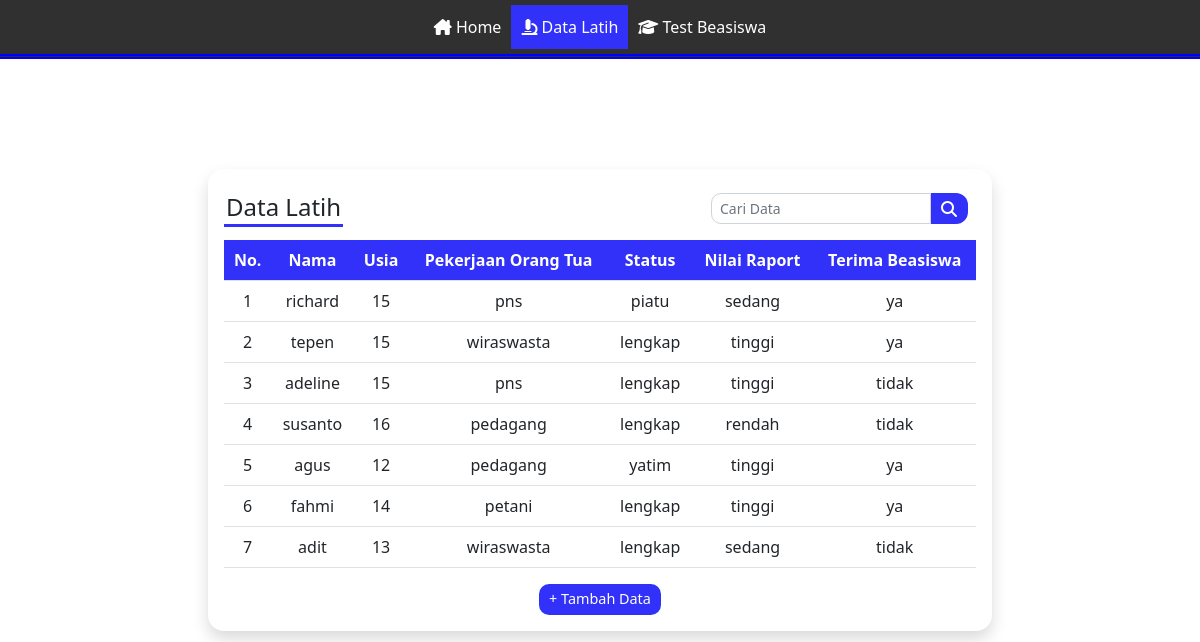
Screenshot of /data_train.php with the database file from the repository.
### tables this page shows
CREATE TABLE `penerima_beasiswa` (
  `id` int(11) NOT NULL,
  `nama` varchar(256) NOT NULL,
  `usia` int(3) NOT NULL,
  `pekerjaan_ortu` varchar(100) NOT NULL,
  `status` varchar(100) NOT NULL,
  `nilai_raport` varchar(10) NOT NULL,
  `terima_beasiswa` varchar(10) NOT NULL
);

### function/funcs.php (called while the page is built, shortened)
<?php
$db = mysqli_connect("localhost", "root", "", "train_beasiswa");
function query(string $query)
{
  global $db;
  $result = mysqli_query($db, $query);
  $box = [];
  while ($queries = mysqli_fetch_assoc($result)) {
    $box[] = $queries;
  }
  return $box;
}

### data_train.php (the view, shortened to what this page needs)
<?php
include "function/funcs.php";
$data_train = query("SELECT * FROM penerima_beasiswa LIMIT 7");
?>
<!DOCTYPE html>
<html lang="en">
<?php $title = "List Data Latih || Tes Beasiswa";
include "header.php" ?>
<body>
  <?php
  $pos = "fixed-top";
  include "navbar.php";
  ?>
  <div class="container-fluid">
    <div class="d-flex justify-content-center align-items-center min-vh-100">
      <div class="area-table col-md-12 d-flex flex-column justify-content-center align-items-center">
        <div class="col-md-8 mx-auto p-3 rounded-4 shadow">
          <div class="d-flex justify-content-between">
            <h4 class="data-header my-auto">Data Latih</h4>
            <div class="my-auto">
              <form class="d-flex justify-content-center align-items-center gap-2 p-2" method="post">
                <div class="d-flex">
                  <input class="form-control form-control-sm" type="text" placeholder="Cari Data" autocomplete="off" id="search_data">
                  <button class="btn-search" type="submit"><i class="fa-solid fa-magnifying-glass"></i></button>
                </div>
              </form>
            </div>
          </div>
          <table class="table mt-2">
            <thead class="bg-thead text-white">
              <tr class="text-center">
                <th scope="col">No.</th>
                <th scope="col">Nama</th>
                <th scope="col">Usia</th>
                <th scope="col">Pekerjaan Orang Tua</th>
                <th scope="col">Status</th>
                <th scope="col">Nilai Raport</th>
                <th scope="col">Terima Beasiswa</th>
              </tr>
            </thead>
            <tbody>
              <?php $i = 1;
              foreach ($data_train as $item) : ?>
                <tr class="text-center">
                  <td><?= $i ?></td>
                  <td><?= $item['nama'] ?></td>
                  <td><?= $item['usia'] ?></td>
                  <td><?= $item['pekerjaan_ortu'] ?></td>
                  <td><?= $item['status'] ?></td>
                  <td><?= $item['nilai_raport'] ?></td>
                  <td><?= $item['terima_beasiswa'] ?></td>
                </tr>
              <?php $i++;
              endforeach; ?>
            </tbody>
          </table>
          <div class="d-flex justify-content-center">
            <button class="btn-tambah-data" type="button" data-bs-toggle="modal" data-bs-target="#modalTambahData">+ Tambah Data</button>
          </div>
        </div>
      </div>
    </div>
  </div>
</body>
</html>

### header.php (shortened to what this page needs)
<head>
    <link rel="stylesheet" href="https://cdnjs.cloudflare.com/ajax/libs/font-awesome/6.3.0/css/all.min.css" />
</head>

### navbar.php (shortened to what this page needs)
<nav class="<?= $pos ?>">
  <div class="d-flex">
    <a href="index.php" id="nav-item-1"><i class="fa-solid fa-house-chimney"></i> Home</a>
    <a href="data_train.php" id="nav-item-2"><i class="fa-solid fa-microscope"></i> Data Latih</a>
    <a href="test_beasiswa.php" id="nav-item-3"><i class="fa-solid fa-graduation-cap"></i> Test Beasiswa</a>
  </div>
</nav>

### rows the page displays
penerima_beasiswa: nama "richard", usia "15", pekerjaan_ortu "pns", status "piatu", nilai_raport "sedang", terima_beasiswa "ya"
penerima_beasiswa: nama "tepen", usia "15", pekerjaan_ortu "wiraswasta", status "lengkap", nilai_raport "tinggi", terima_beasiswa "ya"
penerima_beasiswa: nama "adeline", usia "15", pekerjaan_ortu "pns", status "lengkap", nilai_raport "tinggi", terima_beasiswa "tidak"
penerima_beasiswa: nama "susanto", usia "16", pekerjaan_ortu "pedagang", status "lengkap", nilai_raport "rendah", terima_beasiswa "tidak"
penerima_beasiswa: nama "agus", usia "12", pekerjaan_ortu "pedagang", status "yatim", nilai_raport "tinggi", terima_beasiswa "ya"
penerima_beasiswa: nama "fahmi", usia "14", pekerjaan_ortu "petani", status "lengkap", nilai_raport "tinggi", terima_beasiswa "ya"
penerima_beasiswa: nama "adit", usia "13", pekerjaan_ortu "wiraswasta", status "lengkap", nilai_raport "sedang", terima_beasiswa "tidak"
